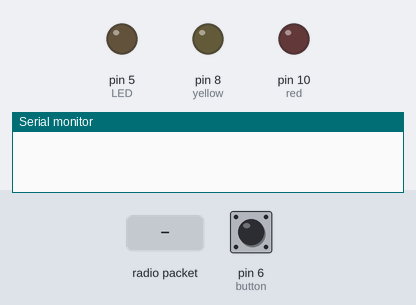
This sketch was run on a simulated Arduino Uno, built with avr-gcc and run on an emulated ATmega328P. On the bench: output pins drawn as LEDs (lit = HIGH), the last lines printed to the serial monitor. Dashed ring = blinking. The inputs (shaded band) are chosen by the test bench; at power-on: pin 6 (button) HIGH. No radio packets arrive unless stated; pins used as bus, display or sensor lines are not drawn.

Above: at 1.2 s.
1.3 s: radio packet "Fail" arrives
At 1.4 s:
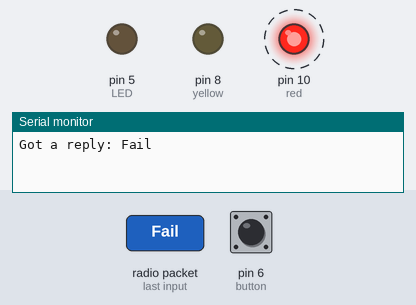
4.3 s: pin 6 (button) pulled LOW for 1 s
At 4.67 s:
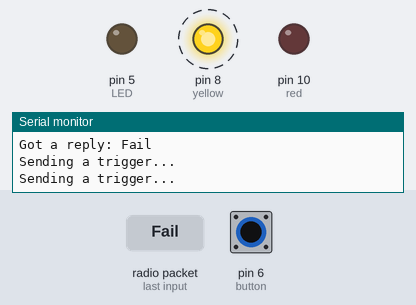
7.3 s: radio packet "Pass" arrives
At 7.4 s:
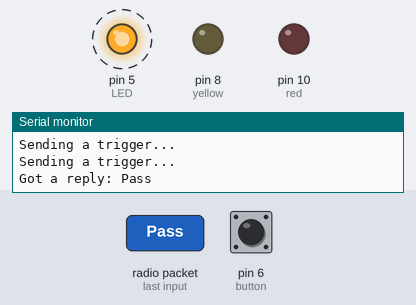
10.3 s: pin 6 (button) pulled LOW for 3.2 s
At 13.9 s:
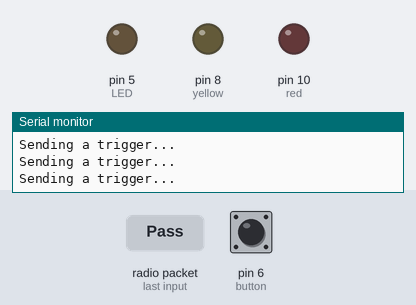
16.5 s: pin 6 (button) driven LOW
At 16.74 s:
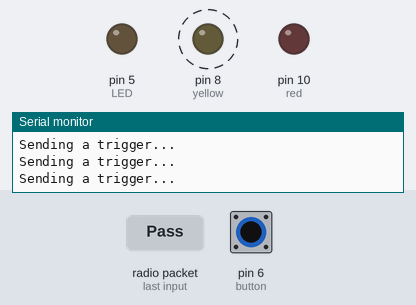
Timing chart, 0 to 20.5 s (numbered marks = the images above; inputs shaded):
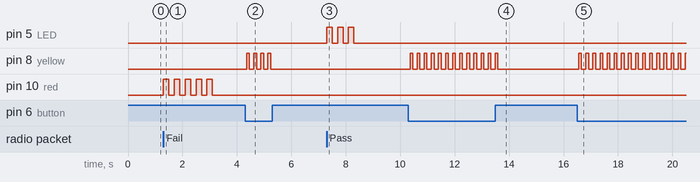

The sketch:

TX.ino
```cpp
/*
 * The following code is for the mobie node in the setup.
 */

#include <SPI.h>
#include <RH_RF69.h>

/************ Radio Setup ***************/

// Change to 434.0 or other frequency, must match RX's freq!
#define RF69_FREQ 433.0

#if defined (__AVR_ATmega32U4__) // Arduino Micro Wiring
  #define RFM69_CS      4
  #define RFM69_INT     3
  #define RFM69_RST     2
  #define LED           12
#endif

#if defined (__AVR_ATmega328P__)  // Arduino Micro Wiring
  #define RFM69_INT     3
  #define RFM69_CS      4
  #define RFM69_RST     2
  #define LED           5
#endif

// Singleton instance of the radio driver
RH_RF69 rf69(RFM69_CS, RFM69_INT);

int16_t packetnum = 0;  // packet counter, we increment per xmission
int red = 10;
int yellow = 8;
int button = 6;

void setup()
{
  Serial.begin(9600);
  //while (!Serial) { delay(1); } // wait until serial console is open, remove if not tethered to computer

  pinMode(button, INPUT_PULLUP);
  pinMode(LED, OUTPUT);
  pinMode(red, OUTPUT);
  pinMode(yellow, OUTPUT);
  pinMode(RFM69_RST, OUTPUT);
  digitalWrite(RFM69_RST, LOW);

  // manual reset
  digitalWrite(RFM69_RST, HIGH);
  delay(10);
  digitalWrite(RFM69_RST, LOW);
  delay(10);

  if (!rf69.init()) {
    while (1);
  }
  // Defaults after init are 434.0MHz, modulation GFSK_Rb250Fd250, +13dbM (for low power module)
  // No encryption
  if (!rf69.setFrequency(RF69_FREQ)) {
  }

  // If you are using a high power RF69 eg RFM69HW, you *must* set a Tx power with the
  // ishighpowermodule flag set like this:
  rf69.setTxPower(20, true);  // range from 14-20 for power, 2nd arg must be true for 69HCW

  // The encryption key has to be the same as the one in the server
  uint8_t key[] = { 0x01, 0x02, 0x03, 0x04, 0x05, 0x06, 0x07, 0x08,
                    0x01, 0x02, 0x03, 0x04, 0x05, 0x06, 0x07, 0x08};
  rf69.setEncryptionKey(key);

  pinMode(LED, OUTPUT);
}

void loop() {
  static char sendbuffer[62];
  static int sendlength = 0;
  int reset = 0;

  // SENDING

  if (digitalRead(button) == LOW)
  {
      // On buton press send a capital H, this indicates a trigger, blink yellow LED
      sendbuffer[sendlength] = 'H';
      sendlength++;
      rf69.send((uint8_t *)sendbuffer, sendlength);
      rf69.waitPacketSent();
      Serial.println("Sending a trigger...");
      Blink(yellow,100, 1);

      sendlength = 0; // reset the packet
      }

  // RECEIVING

  // In this section, we'll check with the RFM69HCW to see
  //if it has received any packets:
  // Should be a message for us after the other node is finished with the trigger signal
  uint8_t buf[RH_RF69_MAX_MESSAGE_LEN];
  uint8_t len = sizeof(buf);

if (rf69.available()) {

  if (rf69.recv(buf, &len)) {
      Serial.print("Got a reply: ");
      Serial.println((char*)buf);
      String x = (char*)buf;

      // Takes rx buffer and converts to string; if string is "Fail" then blink red LED; if "Pass" blink the green LED
      if (x == "Fail") {
        Blink(red, 200, 5); //Blink red LED (FAIL)
        //Serial.println("Sweep Failed");
      }
      else if (x == "Pass"){
        Blink(LED, 200, 3); //Blink green LED (Pass)
        //Serial.println("Sweep Passed");
}
}
}
}
void Blink(byte PIN, byte DELAY_MS, byte loops) {
  for (byte i=0; i<loops; i++)  {
    digitalWrite(PIN,HIGH);
    delay(DELAY_MS);
    digitalWrite(PIN,LOW);
    delay(DELAY_MS);
  }
}
```

Measured:
- after the input at 1.3 s, pin 10 (red): alternates HIGH for 0.20 s and LOW for 0.20 s, 10 changes in all, then stays LOW, starting at once
- after the input at 4.3 s, pin 8 (yellow): alternates HIGH for 0.10 s and LOW for 0.16 s, 8 changes in all, then stays LOW, starting after 0.06 s
- after the input at 7.3 s, pin 5 (LED): alternates HIGH for 0.20 s and LOW for 0.20 s, 6 changes in all, then stays LOW, starting at once
- after the input at 10.3 s, pin 8 (yellow): alternates HIGH for 0.10 s and LOW for 0.16 s, 26 changes in all, then stays LOW, starting after 0.06 s
- after the input at 16.5 s, pin 8 (yellow): alternates HIGH for 0.10 s and LOW for 0.16 s, starting after 0.06 s
